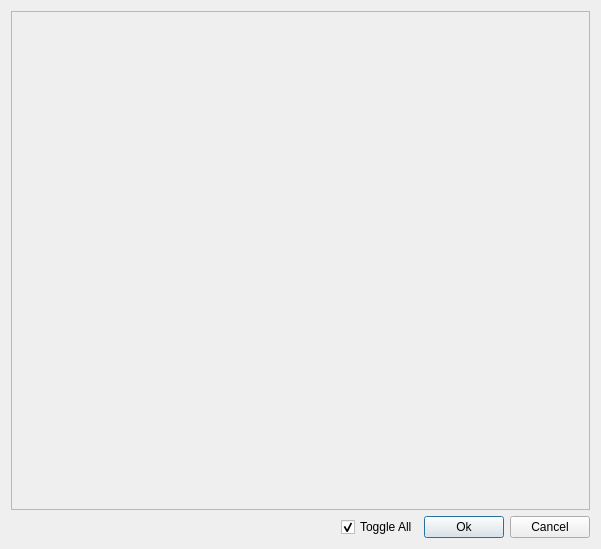
<?xml version="1.0" encoding="UTF-8"?>
<ui version="4.0">
 <class>Dialog</class>
 <widget class="QDialog" name="Dialog">
  <property name="geometry">
   <rect>
    <x>0</x>
    <y>0</y>
    <width>601</width>
    <height>549</height>
   </rect>
  </property>
  <property name="windowTitle">
   <string>Manage Mappings</string>
  </property>
  <layout class="QVBoxLayout" name="verticalLayout_2">
   <item>
    <widget class="QScrollArea" name="scrollArea">
     <property name="widgetResizable">
      <bool>true</bool>
     </property>
     <widget class="QWidget" name="scrollAreaWidgetContents">
      <property name="geometry">
       <rect>
        <x>0</x>
        <y>0</y>
        <width>579</width>
        <height>493</height>
       </rect>
      </property>
      <layout class="QVBoxLayout" name="verticalLayout">
       <property name="spacing">
        <number>0</number>
       </property>
       <property name="margin">
        <number>0</number>
       </property>
       <item>
        <layout class="QVBoxLayout" name="itemLayout"/>
       </item>
       <item>
        <layout class="QVBoxLayout" name="verticalLayout_4">
         <item>
          <spacer name="verticalSpacer">
           <property name="orientation">
            <enum>Qt::Vertical</enum>
           </property>
           <property name="sizeHint" stdset="0">
            <size>
             <width>20</width>
             <height>40</height>
            </size>
           </property>
          </spacer>
         </item>
        </layout>
       </item>
      </layout>
     </widget>
    </widget>
   </item>
   <item>
    <layout class="QHBoxLayout" name="horizontalLayout">
     <item>
      <spacer name="horizontalSpacer">
       <property name="orientation">
        <enum>Qt::Horizontal</enum>
       </property>
       <property name="sizeHint" stdset="0">
        <size>
         <width>40</width>
         <height>20</height>
        </size>
       </property>
      </spacer>
     </item>
     <item>
      <widget class="QCheckBox" name="toggleAllButton">
       <property name="text">
        <string>Toggle All</string>
       </property>
       <property name="checked">
        <bool>true</bool>
       </property>
      </widget>
     </item>
     <item>
      <widget class="QPushButton" name="okButton">
       <property name="text">
        <string>Ok</string>
       </property>
      </widget>
     </item>
     <item>
      <widget class="QPushButton" name="cancelButton">
       <property name="text">
        <string>Cancel</string>
       </property>
      </widget>
     </item>
    </layout>
   </item>
  </layout>
 </widget>
 <resources/>
 <connections/>
</ui>
